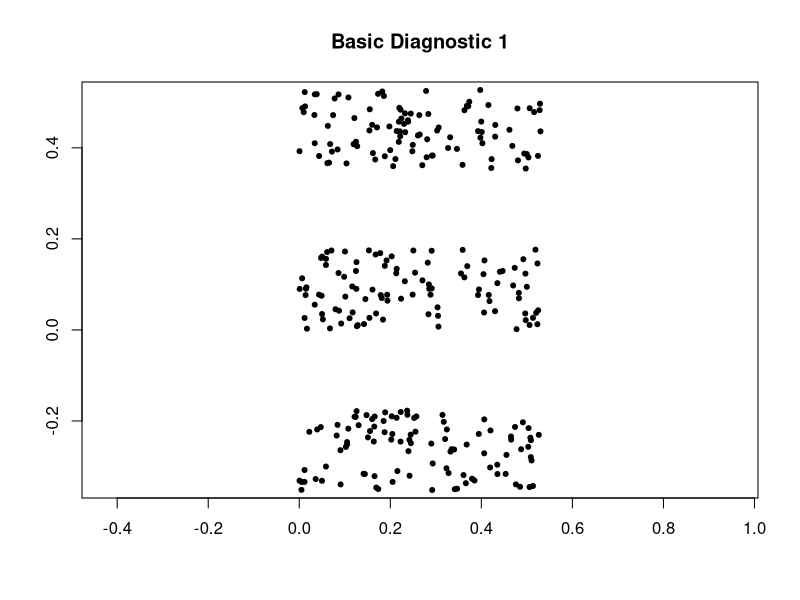
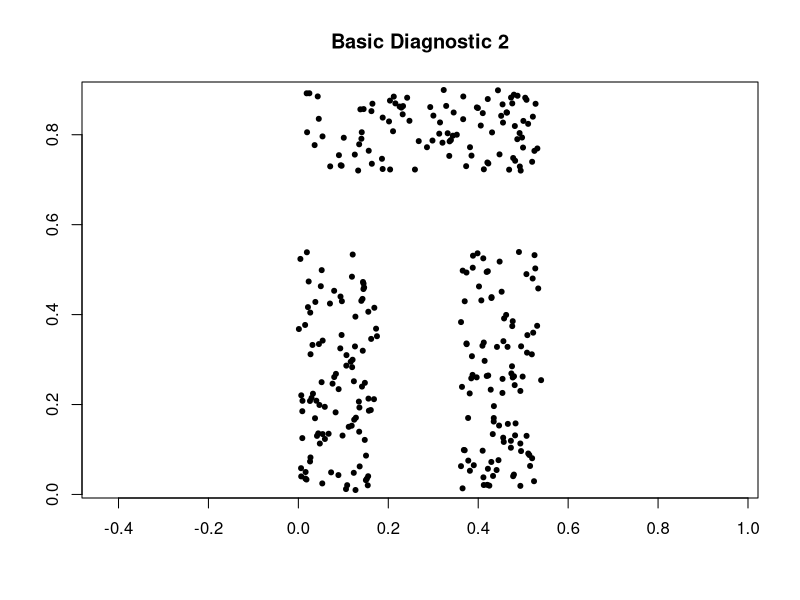
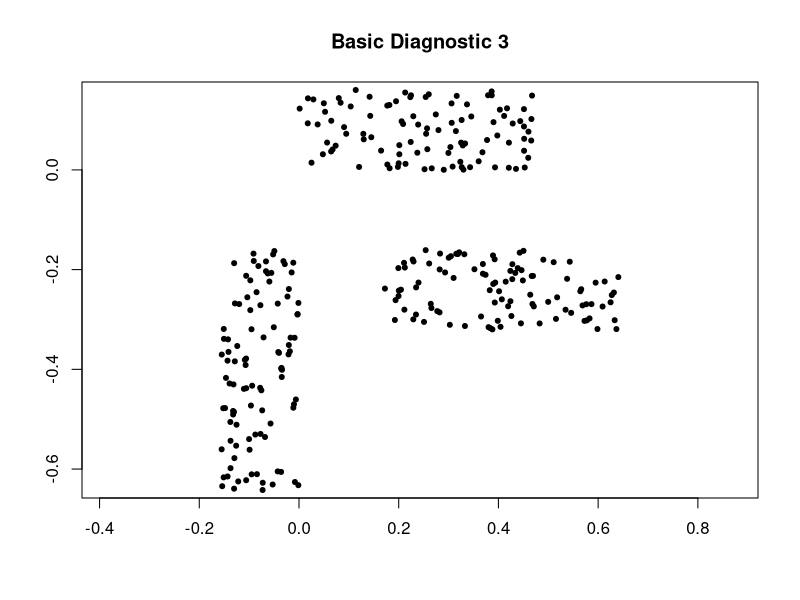
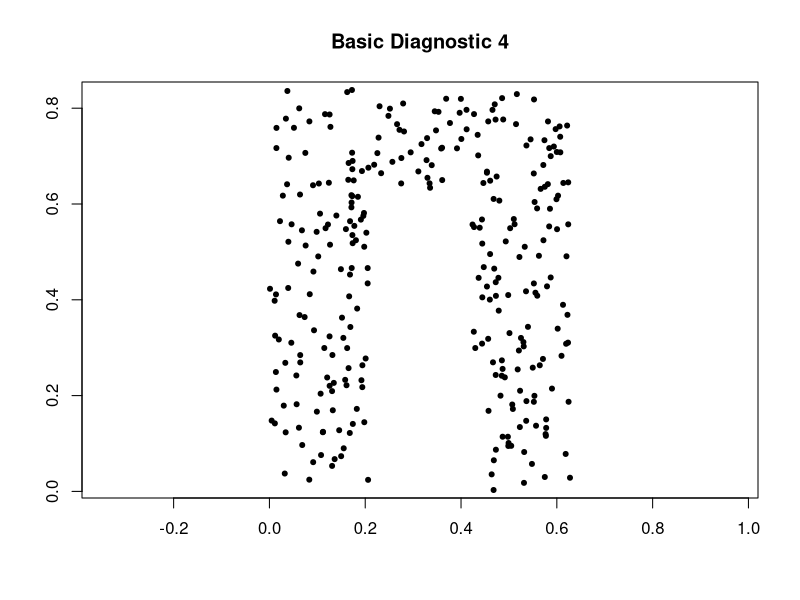
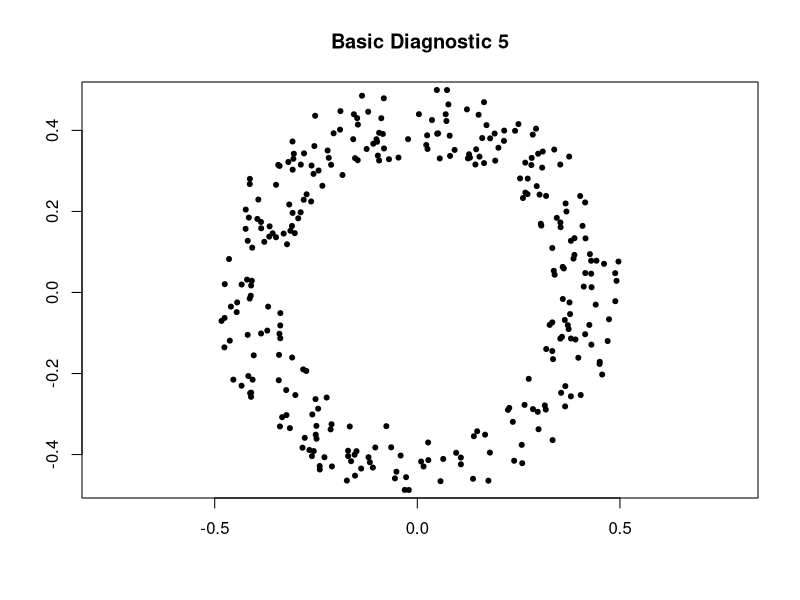
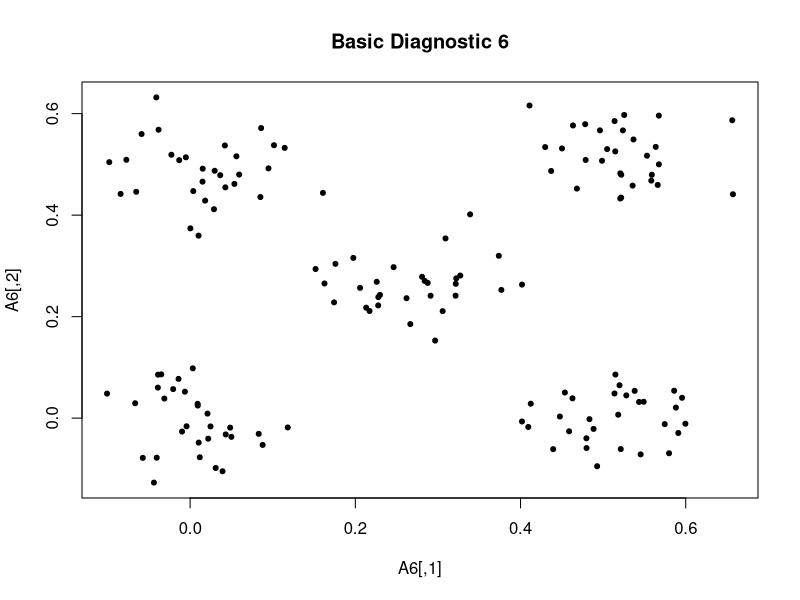
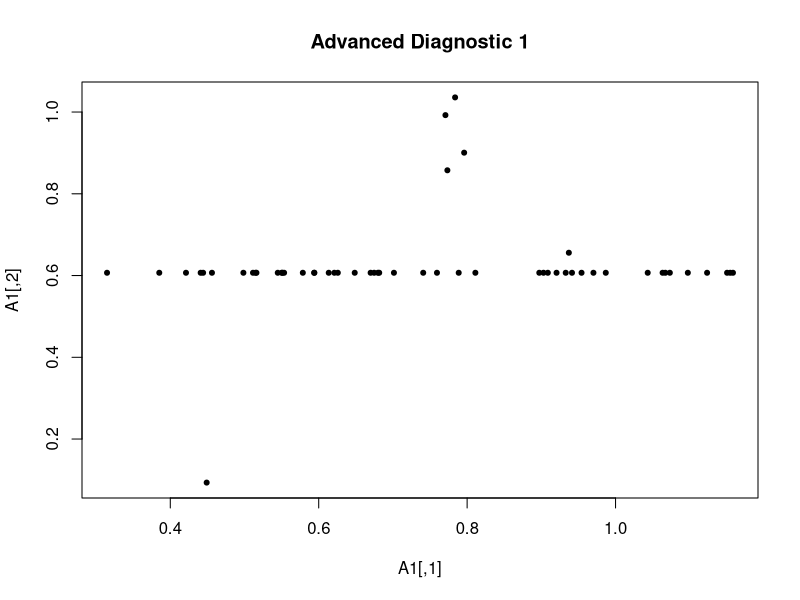
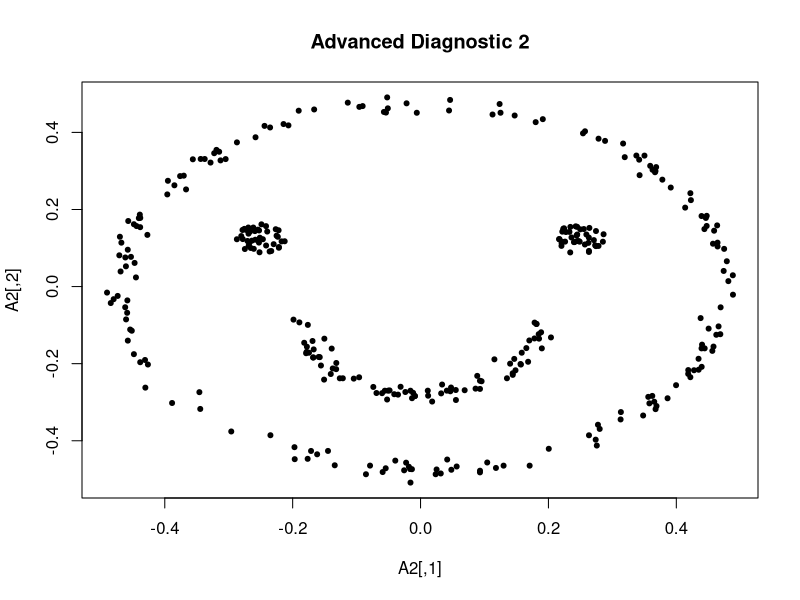

Here is the R script that generated these plots, in order:
##### All Datasets, Seriation Article #####
### Basic Diagnostic Datasets
library(lattice)
library(MASS)

n1 <- 100 # number of points per block
w <- 0.9    # width of rectangle
h <- 1/3*w  # height of rectangle


## SET1: 3 rectangles, below each other on longer sides
rec1 <- matrix(c(runif(n1,0, w),runif(n1,0,0+h)),byrow=F,ncol=2)
rec2 <- matrix(c(runif(n1,0, w), runif(n1, 2*h,3*h)),byrow=F,ncol=2) 
rec3 <- matrix(c(runif(n1,0, w), runif(n1,-2*h,-h)),byrow=F,ncol=2)
A1 <- rbind(rec1,rec2,rec3) 
A1 <- A1*1/max(dist(A1))
rand <- sample(nrow(A1))
A1 <- A1[rand,]
n <- n1*3
eqscplot(A1,main="Basic Diagnostic 1",pch=20)


## SET2: 3 rectangles, 2 next to each other and one on their top
rec1 <- matrix(c(runif(n1,0, h),runif(n1,0,0+w)),byrow=F,ncol=2)
rec2 <- matrix(c(runif(n1,2*h, 3*h), runif(n1, 0, 0+w)),byrow=F,ncol=2) 
rec3 <- matrix(c(runif(n1,0,0+w), runif(n1, w+h, w+2*h)),byrow=F,ncol=2) 
A2 <- rbind(rec1,rec2,rec3) 
A2 <- A2*1/max(dist(A2))
rand <- sample(nrow(A2))
A2 <- A2[rand,]
n <- n1*3
eqscplot(A2,ratio=1,main="Basic Diagnostic 2",pch=20)


# ## SET3: 3 rectangles, below each other on shorter sides
rec1 <- matrix(c(runif(n1,0, w),runif(n1,0,0+h)),byrow=F,ncol=2)
rec2 <- matrix(c(runif(n1,w/3, w+w/3), runif(n1, -2*h,-h)),byrow=F,ncol=2) 
rec3 <- matrix(c(runif(n1,-w/3, 0), runif(n1,-h-w, -h)),byrow=F,ncol=2)
A3 <- rbind(rec1,rec2,rec3) 
A3 <- A3*1/max(dist(A3))
rand <- sample(nrow(A3))
A3 <- A3[rand,]
n <- n1*3
eqscplot(A3,ratio=1,main="Basic Diagnostic 3",pch=20)


## SET4: 3 rectangles, Greek letter Pi
rec1 <- matrix(c(runif(n1,0, h),runif(n1,0,0+w)),byrow=F,ncol=2)
rec2 <- matrix(c(runif(n1,2*h, 3*h), runif(n1, 0, 0+w)),byrow=F,ncol=2) 
rec3 <- matrix(c(runif(n1,0,0+w), runif(n1, w, w+h)),byrow=F,ncol=2) 
A4 <- rbind(rec1,rec2,rec3) 
A4 <- A4*1/max(dist(A4))
rand <- sample(nrow(A4))
A4 <- A4[rand,]
n <- n1*3
eqscplot(A4,ratio=1,main="Basic Diagnostic 4",pch=20)


## SET5: Ring Data set
n1<-100
n <- n1*3   # number of points
r1 =w/2
r2 = w*sqrt(1/pi+1/4)
A5 <- matrix(rep(0,2*n),ncol=2)
to <-0
while (to < n) { 
  x <-runif(1,-r2,r2)
  y <- runif(1,-r2,r2)
  br <- sqrt(x^2+y^2)
  if (br<= r2 & br>=r1) {
    to <- to+1
    A5[to, 1] <-x
    A5[to,2] <-y}
}
A5 <- A5*1/max(dist(A5))
rand <- sample(nrow(A5))
A5 <- A5[rand,]
eqscplot(A5,ratio=1,main="Basic Diagnostic 5",pch=20) 


## SET6: 5 multivariate samples in a square
R <- 5 # length of a side
n2 <-30 # number of points per center
n <- n2*5 # total number of points
sigma <- 0.3 # variance
v1 <- c(0,0)
v2 <- c(1,0)
v3 <- c(0,1)
v4 <- c(1,1)
OO <- c(1/2,1/2)
VV <-matrix(rbind(v1,v2,v3,v4,OO),ncol=2)
VV <- R*VV
sigma <-diag(rep(sigma,2))
obs1 <-mvrnorm(n2,VV[1,],sigma)
obs2 <- mvrnorm(n2,VV[2,],sigma)
obs3 <- mvrnorm(n2,VV[3,],sigma)
obs4 <- mvrnorm(n2,VV[4,],sigma)
obs5 <- mvrnorm(n2,VV[5,],sigma)
A6 <- matrix(rbind(obs1,obs2,obs3,obs4,obs5),ncol=2)
A6 <- A6*1/max(dist(A6))
rand <- sample(nrow(A6))
A6 <- A6[rand,]
plot(A6, main="Basic Diagnostic 6",pch=20)


### Advanced dataset 1
## OFFLINE POINTS DATA
# Generating n1+n2=N points in 2D
n1 <- 48   ## number of points on a line
line_points <- matrix(c(runif(n1,1,4),rep(2,n1)),byrow=F,ncol=2)
n2 <-6   ## number of random points off line
n <- n1+n2  ## total number of points
rand_points <- matrix(c(runif(n2,1,4),runif(n2,0,4)),byrow=F,ncol=2)
A1 <- rbind(line_points,rand_points)
A1 <- A1*1/max(dist(A1))
rand <- sample(nrow(A1))
A1 <- A1[rand,]
plot(A1,main="Advanced Diagnostic 1",pch=20)


### Advanced dataset 2
## Smiling man
## eye 1
n1 <- 40
r1 <- sqrt(runif(n1,0,0.1))
theta <- runif(n1,0,2*pi)
x1 <- r1*cos(theta)+2
y1 <- r1*sin(theta)+1
## eye2
n2 <- n1
r2 <- sqrt(runif(n2,0,0.1))
x2 <- r2*cos(theta)-2
y2 <- r2*sin(theta)+1
## face
n3 <- 180
r3 <- 3.8
xx3 <- rnorm(n3,0,0.1)
yy3 <- rnorm(n3,0,0.1)
beta <- runif(n3,0,2*pi)
x3 <- r3*cos(beta)+xx3
y3 <- r3*sin(beta)+yy3

## smile
n4 <-80
r4 <- 1.5
gamma <- runif(n4,-pi,0)
xx4 <- rnorm(n4,0,0.1)
yy4 <- rnorm(n4,0,0.1)
x4 <- r4*cos(gamma)+xx4
y4 <- r4*sin(gamma)+yy4-0.7
n <- n1+n2+n3+n4
A2 <- matrix(c(x1,x2,x3,x4,y1,y2,y3,y4),nrow=n)
A2 <- A2*1/max(dist(A2))
rand <- sample(nrow(A2))
A2 <- A2[rand,]
plot(A2,main="Advanced Diagnostic 2",pch=20)


### Advanced dataset 3
# 3 Circles data set
n <- 150    # number of points
r = sample(c(1,2,3),n,replace=T,prob=c(1/6,1/3,1/2))      # radii lengths
theta = runif(n,0,2*pi) # random angles between 0 to 2*pi
xx <-   rnorm(n,0,0) #rnorm(n,0,0.1)
yy <-   rnorm(n,0,0) #rnorm(n,0,0.05)
x = r * cos(theta)+xx
y = r * sin(theta)+yy
A3 <- matrix(cbind(x,y),nrow=length(x))
A3<- A3*1/max(dist(A3))
rand <- sample(nrow(A3))
A3 <- A3[rand,]
plot(A3,main="Advanced Diagnostic 3",pch=20)


### Advanced dataset 4
# pinwheel data
n <- 270    # number of points
theta = (2*pi/3)*floor(runif(n)*3) + (pi/3)*runif(n)
rr = sample.int(n,n)
x = rr * cos(theta)
y = rr * sin(theta)
A4 <- matrix(cbind(x,y),nrow=length(x))
A4 <- A4*1/max(dist(A4))
rand <- sample(nrow(A4))
A4 <- A4[rand,]
plot(A4,main="Advanced Diagnostic 4",pch=20)


### Advanced dataset 5
### A cross through dense cluster + a few outliers
n1 <-33 # cluster points
x1 <- runif(n1,-0.1,0.1)
y1 <- runif(n1,-0.1,0.1)
n2 <- 10 # noise points
x2 <- runif(n2,-1,1)
y2 <- runif(n2,-1,1)
n3 <-31 # horizontal line
x3 <- runif(n3,-1,1)  
y3 <- runif(n3,-0.1,0.1)
x4 <- runif(n3,-0.1,0.1) # vertical line
y4 <- runif(n3,-1,1)
n <-  n1+n2+2*n3
A5 <- matrix(c(x1,x2,x3,x4,y1,y2,y3,y4),nrow=n)
A5 <- A5*1/max(dist(A5))
rand <- sample(nrow(A5))
A5 <- A5[rand,]
plot(A5,main="Advanced Diagnostic 5",pch=20)


### Advanced dataset 6
## Letter I
n1<-100
w <-1
h <- w/3
rec1 <- matrix(c(runif(n1,0, w),runif(n1,0,0+h)),byrow=F,ncol=2)
rec2 <- matrix(c(runif(n1,0, w), runif(n1, w+h, w+2*h)),byrow=F,ncol=2) 
rec3 <- matrix(c(runif(n1,h, 2*h), runif(n1, h, w+h)),byrow=F,ncol=2) 
A6 <- rbind(rec1,rec2,rec3) 
A6 <- A6*1/max(dist(A6))
rand <- sample(nrow(A6))
A6 <- A6[rand,]
n <- n1*3
plot(A6,main="Advanced Diagnostic 6",pch=20)


########## 6 Normal Clusters
### cen multivariate clusters
dim <- 2 # number of dimensions
cen <- 6 # number of clusters

s <- matrix(0.004,cen)
n1 <- matrix(300/cen,cen)
mu <- matrix(runif(dim*cen),ncol=dim) # matrix of centers

C <- list()

for (i in 1:cen) {
  C[[i]] <- mvrnorm(n1[i],mu[i,], diag(rep(s[i],dim),dim,dim))
}

A <- C[[1]]
for (i in 2:cen) {
  A <- rbind(A,C[[i]])
}
plot(A, main="Six Normal Clusters",pch=20)


###### 2 Parallel Lines ######
n <- 20 # number of points per line
x = c(rep(0,n), rep(1,n))
y = rep(seq(0,5,length.out=n),2)
A <- matrix(c(x,y),ncol=2)
plot(A,main="Two parallel lines",pch=20)


####### 5 by two clusters ##############
xcenters = c(0,0,0,0,0,1,1,1,1,1)
ycenters = c(0,1,2,3,4,0,1,2,3,4)

n = 30    # points per cluster
dim = 2
s = 0.05

C <- list()

mu <- matrix(rep(0, dim*length(xcenters)), nrow=length(xcenters))

for (i in 1:length(xcenters)) {
  mu[i,1] = xcenters[i]
  mu[i,2] = ycenters[i]
  C[[i]] <- mvrnorm(n,mu[i,], diag(rep(s,dim),dim,dim))
}

A <- C[[1]]
for (i in 2:length(xcenters)) {
  A <- rbind(A,C[[i]])
}

plot(A, main="Five by two clusters",pch=20)


#### single bivariate normal cluster
n <-300 # number of points per center
sigma <- 1 # variance
v1 <- c(0,0)
VV <-matrix(rbind(v1),ncol=2)
sigma <-diag(rep(sigma,2))
A8 <-matrix(mvrnorm(n,VV[1,],sigma),ncol=2)
A8 <- A8*1/max(dist(A8))
rand <- sample(nrow(A8))
A8 <- A8[rand,]
eqscplot(A8,ratio=1,main="Single normal cluster",pch=20)


### One normal cluster 2 by 1
dim <- 2 # number of dimensions
cen <- 1 # number of clusters

s <- matrix(1,cen)
n1 <- matrix(300/cen,cen)
mu <- matrix(0,1,2)

C <- list()

for (i in 1:cen) {
  C[[i]] <- mvrnorm(n1[i],mu[i,], diag(c(1,4),dim,dim))
}

A <- C[[1]]
if (cen > 1) {
  for (i in 2:cen) {
    A <- rbind(A,C[[i]])
  }
}

plot(A, main="One Normal Cluster 2 by 1",pch=20)


### Hypertriangle Normal Clusters
## Generate dim dimensional normal clusters at the vertices of equilateral hyper triangles
dim <- 2 # number of dimensions
cen <- dim+1 # # of clusters= # of vertices
N <- 300 # total # of points
n <- ceiling(N/cen) # # of points per cluster
mu <- matrix(rep(0, dim*cen), nrow=cen)
mu <- diag(ncol=dim, nrow=cen) # matrix of cluster centers
mu[cen,] <- rep((1+sqrt(1+dim))/dim,dim)
mu <- 1/sqrt(2)*mu # scaled matrix of cluster centers

s <- 0.05 # std
C <- list()

for (i in 1:cen) {
  C[[i]] <- mvrnorm(n,mu[i,], diag(rep(s,dim),dim,dim))
}

A <- C[[1]]
for (i in 2:cen) {
  A <- rbind(A,C[[i]])
}
plot(A,main=paste("Hypertriangle Normal Clusters",dim,"Dim"),pch=20)
